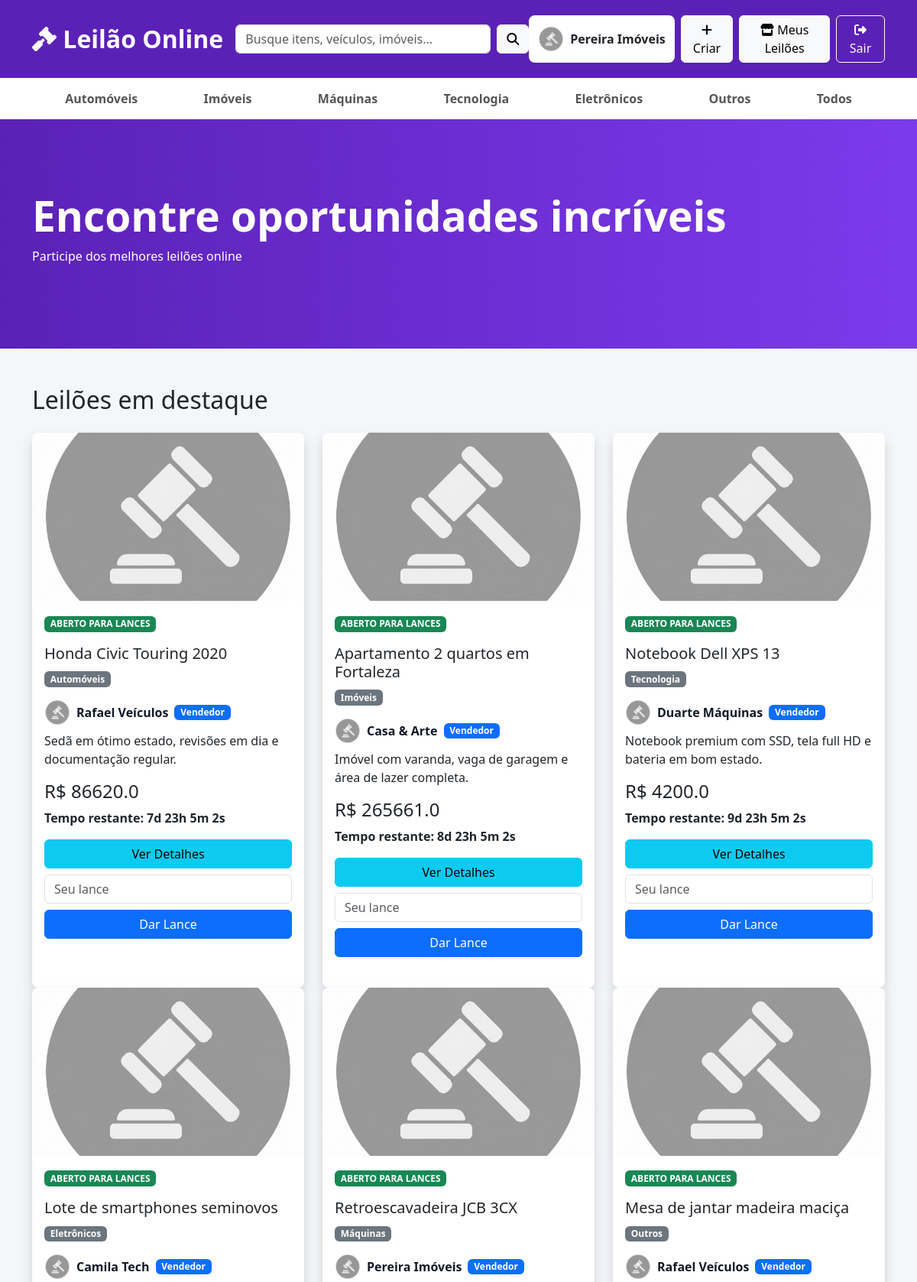
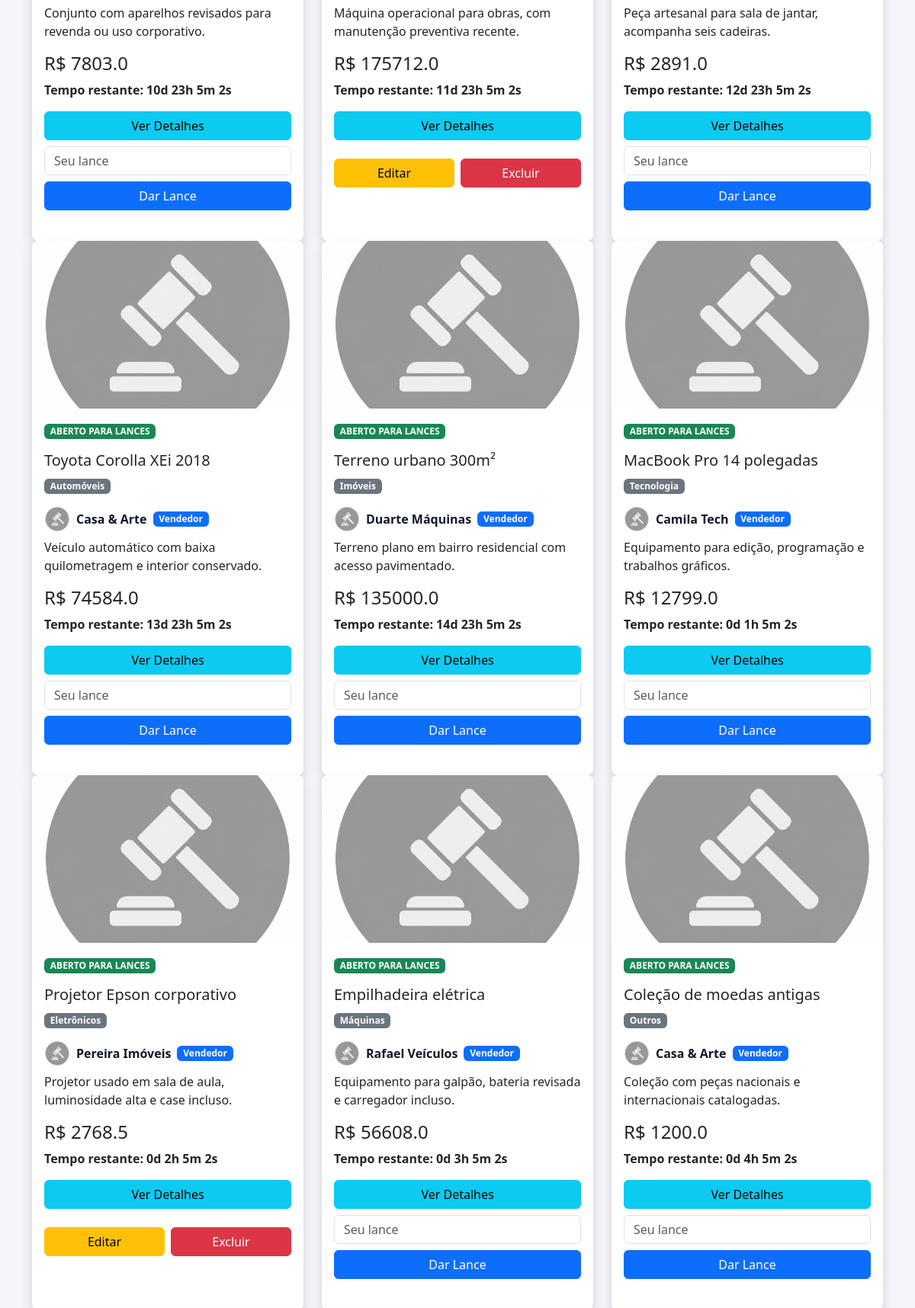
Page / (signed in, upper part) on the committed database (2 pictures, top to bottom).
### app.py (models this page shows)
class User(UserMixin, db.Model):
    foto = db.Column(
    db.String(200),
    default=FOTO_PADRAO
)
    id = db.Column(
        db.Integer,
        primary_key=True
    )
    username = db.Column(
        db.String(50),
        unique=True,
        nullable=False
    )
    password = db.Column(
        db.String(255),
        nullable=False
    )
    role = db.Column(
        db.String(20),
        default='Usuario'
    )
    nome_completo = db.Column(
        db.String(120)
    )
    telefone = db.Column(
        db.String(30)
    )
    email = db.Column(
        db.String(120)
    )
    cidade = db.Column(
        db.String(80)
    )
    estado = db.Column(
        db.String(2)
    )
    nome_exibicao = db.Column(
        db.String(80)
    )
    biografia = db.Column(
        db.Text
    )
    criado_em = db.Column(
        db.DateTime,
        default=datetime.utcnow
    )
    motivo_banimento = db.Column(
        db.Text
    )
    data_banimento = db.Column(
        db.DateTime
    )
    data_desbanimento = db.Column(
        db.DateTime
    )
    pref_email = db.Column(
        db.Boolean,
        default=True
    )
    pref_novos_lances = db.Column(
        db.Boolean,
        default=True
    )
    pref_leiloes_encerrados = db.Column(
        db.Boolean,
        default=True
    )
    mostrar_cidade = db.Column(
        db.Boolean,
        default=True
    )
    mostrar_telefone = db.Column(
        db.Boolean,
        default=False
    )
    mostrar_email = db.Column(
        db.Boolean,
        default=False
    )
    banido = db.Column(
    db.Boolean,
    default=False
)

class Leilao(db.Model):
    id = db.Column(
        db.Integer,
        primary_key=True
    )
    titulo = db.Column(
        db.String(100),
        nullable=False
    )
    descricao = db.Column(
        db.Text
    )
    preco_inicial = db.Column(
        db.Float,
        nullable=False
    )
    lance_atual = db.Column(
        db.Float
    )
    imagem = db.Column(
        db.String(200),
        default='sem-imagem.jpg'
    )
    data_criacao = db.Column(
        db.DateTime,
        default=datetime.utcnow
    )
    data_fim = db.Column(
        db.DateTime
    )
    criador_id = db.Column(
        db.Integer,
        db.ForeignKey('user.id')
    )
    categoria = db.Column(
        db.String(50)
    )
    encerrado = db.Column(
        db.Boolean,
        default=False
    )
    vencedor_id = db.Column(
        db.Integer,
        db.ForeignKey('user.id')
    )
    valor_final = db.Column(
        db.Float
    )
    criador = db.relationship(
        'User',
        foreign_keys=[criador_id]
    )
    vencedor = db.relationship(
        'User',
        foreign_keys=[vencedor_id]
    )

### app.py (the view)
@app.route('/')
@login_required
def home():
    finalizar_leiloes_expirados()
    categoria = request.args.get(
        'categoria'
    )
    if categoria:
        leiloes = Leilao.query.filter_by(
            categoria=categoria
        ).all()
    else:
        leiloes = Leilao.query.all()
    return render_template(
        'home.html',
        leiloes=leiloes
    )

### app.py (called while the page is built)
def finalizar_leiloes_expirados():
    leiloes = Leilao.query.filter(
        Leilao.encerrado.is_(False),
        Leilao.data_fim.isnot(None),
        Leilao.data_fim <= datetime.now()
    ).all()
    for leilao in leiloes:
        finalizar_leilao(leilao)
    if leiloes:
        db.session.commit()

@login_manager.user_loader
def load_user(user_id):
    return User.query.get(int(user_id))

@app.before_request
def bloquear_usuario_banido():
    rotas_livres = {'login', 'logout', 'static', 'cadastro'}
    if (
        current_user.is_authenticated
        and current_user.banido
        and request.endpoint not in rotas_livres
    ):
        logout_user()
        flash("Sua conta foi suspensa. Entre em contato com a administração.")
        return redirect(url_for('login'))

### templates/home.html (shortened to what this page needs)
{% extends 'base.html' %}
{% block conteudo %}
<h2 class="mb-4">Leilões em destaque</h2>
<div class="row">
{% for leilao in leiloes %}
<div class="col-md-4">
<div class="card shadow mb-4 h-100">
<img
src="{{ url_for('static', filename='uploads/' + (leilao.imagem or 'sem-imagem.jpg')) }}"
class="card-img-top"
alt="{{ leilao.titulo }}">
<div class="card-body">
<span class="badge bg-success">
{% if leilao.encerrado %}
Leilão Encerrado
{% else %}
ABERTO PARA LANCES
{% endif %}
</span>
<h5 class="mt-3">{{ leilao.titulo }}</h5>
<span class="badge bg-secondary mb-2">{{ leilao.categoria }}</span>
{% if leilao.criador %}
<div class="seller-inline my-2">
<a href="{{ url_for('perfil_publico', id=leilao.criador.id) }}" class="seller-inline-link">
<img
src="{{ url_for('static', filename='uploads/' + (leilao.criador.foto or 'sem-imagem.png')) }}"
class="seller-avatar-sm"
alt="Foto do vendedor">
<span>{{ leilao.criador.nome_exibicao or leilao.criador.nome_completo or leilao.criador.username }}</span>
</a>
<span class="badge bg-primary">Vendedor</span>
</div>
{% endif %}
<p>{{ leilao.descricao }}</p>
<h4>R$ {{ leilao.lance_atual }}</h4>
<p class="fw-bold">
Tempo restante:
{% if leilao.encerrado %}
<span class="text-danger">Leilão Encerrado</span>
{% elif leilao.data_fim %}
<span data-countdown="{{ leilao.data_fim.isoformat() }}">Carregando...</span>
{% else %}
<span>Sem data definida</span>
{% endif %}
</p>
<a href="/leilao/{{ leilao.id }}" class="btn btn-info w-100 mb-2">Ver Detalhes</a>
<form action="/lance/{{ leilao.id }}" method="POST">
{% if not leilao.encerrado and current_user.id != leilao.criador_id %}
<input
type="number"
step="0.01"
name="valor"
required
min="{{ (leilao.lance_atual or leilao.preco_inicial) + 0.01 }}"
class="form-control mb-2"
placeholder="Seu lance">
<button class="btn btn-primary w-100">Dar Lance</button>
{% endif %}
</form>
{% if current_user.is_authenticated %}
{% if current_user.role == "Admin" or current_user.id == leilao.criador_id %}
<div class="d-flex gap-2 mt-3">
<a href="/editar_leilao/{{ leilao.id }}" class="btn btn-warning w-50">Editar</a>
<button
type="button"
class="btn btn-danger w-50"
data-bs-toggle="modal"
data-bs-target="#modalExcluirLeilao{{ leilao.id }}">
Excluir
</button>
</div>
{% endif %}
{% endif %}
</div>
</div>
</div>
{% endfor %}
</div>
{% endblock %}

### templates/base.html (shortened to what this page needs)
<!DOCTYPE html>
<html lang="pt-br">
<head>
<link
href="https://cdn.jsdelivr.net/npm/bootstrap@5.3.7/dist/css/bootstrap.min.css"
rel="stylesheet">
<link
rel="stylesheet"
href="{{ url_for('static', filename='style.css') }}">
<link
rel="stylesheet"
href="https://cdnjs.cloudflare.com/ajax/libs/font-awesome/6.5.2/css/all.min.css">
</head>
<body>
<nav class="navbar navbar-expand-lg topo">
<div class="container">
<a class="navbar-brand logo" href="/">
<i class="fa-solid fa-gavel"></i>
Leilão Online
</a>
<div
class="collapse navbar-collapse"
id="menu">
<form class="d-flex busca mx-auto">
<input
class="form-control"
placeholder="Busque itens, veículos, imóveis...">
<button
class="btn btn-light ms-2"
type="submit">
<i class="fa-solid fa-magnifying-glass"></i>
</button>
</form>
<div class="d-flex gap-2">
{% if current_user.is_authenticated %}
<a
href="{{ url_for('editar_perfil') }}"
class="nav-profile-link">
<img
src="{{ url_for('static', filename='uploads/' + (current_user.foto or 'sem-imagem.png')) }}"
alt="Foto de perfil"
class="nav-avatar">
<span>{{ current_user.nome_exibicao or current_user.nome_completo or current_user.username }}</span>
</a>
<a
href="/criar_leilao"
class="btn btn-light">
<i class="fa-solid fa-plus"></i>
Criar
</a>
<a
href="/meus_leiloes"
class="btn btn-light">
<i class="fa-solid fa-store"></i>
Meus Leilões
</a>
<a
href="/logout"
class="btn btn-outline-light">
<i class="fa-solid fa-right-from-bracket"></i>
Sair
</a>
{% endif %}
</div>
</div>
</div>
</nav>
<div class="categorias">
<div class="container">
<a href="/?categoria=Automóveis">
Automóveis
</a>
<a href="/?categoria=Imóveis">
Imóveis
</a>
<a href="/?categoria=Máquinas">
Máquinas
</a>
<a href="/?categoria=Tecnologia">
Tecnologia
</a>
<a href="/?categoria=Eletrônicos">
Eletrônicos
</a>
<a href="/?categoria=Outros">
Outros
</a>
<a href="/">
Todos
</a>
</div>
</div>
<div class="banner">
<div class="container">
<h1>
Encontre oportunidades incríveis
</h1>
<p>
Participe dos melhores leilões online
</p>
</div>
</div>
<div class="container mt-5">
{% block conteudo %}
{% endblock %}
</div>
</body>
</html>

### static/style.css (style rules this page uses)
body { background:#f4f6f9; }
.topo { background:#5b21b6; padding:20px; }
.logo { font-size:32px; font-weight:bold; color:white !important; }
.busca { width:50%; }
.categorias { background:white; padding:15px; box-shadow:0 2px 10px rgba(0,0,0,.08); }
.categorias .container { display:flex; justify-content:space-around; flex-wrap:wrap; }
.categorias a { text-decoration:none; color:#555; font-weight:bold; }
.banner { height:300px; background:linear-gradient( 90deg, #5b21b6, #7c3aed ); color:white; display:flex; align-items:center; }
.banner h1 { font-size:55px; font-weight:bold; }
.card { border:none; border-radius:8px; overflow:hidden; transition:.4s; }
.card img { height:220px; object-fit:cover; }
.nav-profile-link { display:flex; align-items:center; gap:8px; padding:6px 12px; border-radius:8px; background:white; color:#212529; text-decoration:none; font-weight:600; max-width:220px; }
.nav-profile-link span { overflow:hidden; text-overflow:ellipsis; white-space:nowrap; }
.nav-avatar, .seller-avatar-sm { width:34px; height:34px; border-radius:50%; object-fit:cover; flex:0 0 auto; }
.seller-inline { display:flex; align-items:center; gap:8px; flex-wrap:wrap; }
.seller-inline-link { display:inline-flex; align-items:center; gap:8px; color:#111827; font-weight:600; text-decoration:none; }
img.nav-avatar, img.seller-avatar-sm { height:34px; }

### rows in the picture
User: foto (picture), nome_exibicao "Pereira Imóveis"
Leilao: imagem (picture), encerrado "ABERTO PARA LANCES", titulo "Honda Civic Touring 2020", categoria "Automóveis", foto (picture), criador "Rafael Veículos", descricao "Sedã em ótimo estado, revisões em dia e documentação regular.", lance_atual "86620.0"
Leilao: imagem (picture), encerrado "ABERTO PARA LANCES", titulo "Apartamento 2 quartos em Fortaleza", categoria "Imóveis", foto (picture), criador "Casa & Arte", descricao "Imóvel com varanda, vaga de garagem e área de lazer completa.", lance_atual "265661.0"
Leilao: imagem (picture), encerrado "ABERTO PARA LANCES", titulo "Notebook Dell XPS 13", categoria "Tecnologia", foto (picture), criador "Duarte Máquinas", descricao "Notebook premium com SSD, tela full HD e bateria em bom estado.", lance_atual "4200.0"
Leilao: imagem (picture), encerrado "ABERTO PARA LANCES", titulo "Lote de smartphones seminovos", categoria "Eletrônicos", foto (picture), criador "Camila Tech", descricao "Conjunto com aparelhos revisados para revenda ou uso corporativo.", lance_atual "7803.0"
Leilao: imagem (picture), encerrado "ABERTO PARA LANCES", titulo "Retroescavadeira JCB 3CX", categoria "Máquinas", foto (picture), criador "Pereira Imóveis", descricao "Máquina operacional para obras, com manutenção preventiva recente.", lance_atual "175712.0"
Leilao: imagem (picture), encerrado "ABERTO PARA LANCES", titulo "Mesa de jantar madeira maciça", categoria "Outros", foto (picture), criador "Rafael Veículos", descricao "Peça artesanal para sala de jantar, acompanha seis cadeiras.", lance_atual "2891.0"
Leilao: imagem (picture), encerrado "ABERTO PARA LANCES", titulo "Toyota Corolla XEi 2018", categoria "Automóveis", foto (picture), criador "Casa & Arte", descricao "Veículo automático com baixa quilometragem e interior conservado.", lance_atual "74584.0"
Leilao: imagem (picture), encerrado "ABERTO PARA LANCES", titulo "Terreno urbano 300m²", categoria "Imóveis", foto (picture), criador "Duarte Máquinas", descricao "Terreno plano em bairro residencial com acesso pavimentado.", lance_atual "135000.0"
Leilao: imagem (picture), encerrado "ABERTO PARA LANCES", titulo "MacBook Pro 14 polegadas", categoria "Tecnologia", foto (picture), criador "Camila Tech", descricao "Equipamento para edição, programação e trabalhos gráficos.", lance_atual "12799.0"
Leilao: imagem (picture), encerrado "ABERTO PARA LANCES", titulo "Projetor Epson corporativo", categoria "Eletrônicos", foto (picture), criador "Pereira Imóveis", descricao "Projetor usado em sala de aula, luminosidade alta e case incluso.", lance_atual "2768.5"
Leilao: imagem (picture), encerrado "ABERTO PARA LANCES", titulo "Empilhadeira elétrica", categoria "Máquinas", foto (picture), criador "Rafael Veículos", descricao "Equipamento para galpão, bateria revisada e carregador incluso.", lance_atual "56608.0"
Leilao: imagem (picture), encerrado "ABERTO PARA LANCES", titulo "Coleção de moedas antigas", categoria "Outros", foto (picture), criador "Casa & Arte", descricao "Coleção com peças nacionais e internacionais catalogadas.", lance_atual "1200.0"
